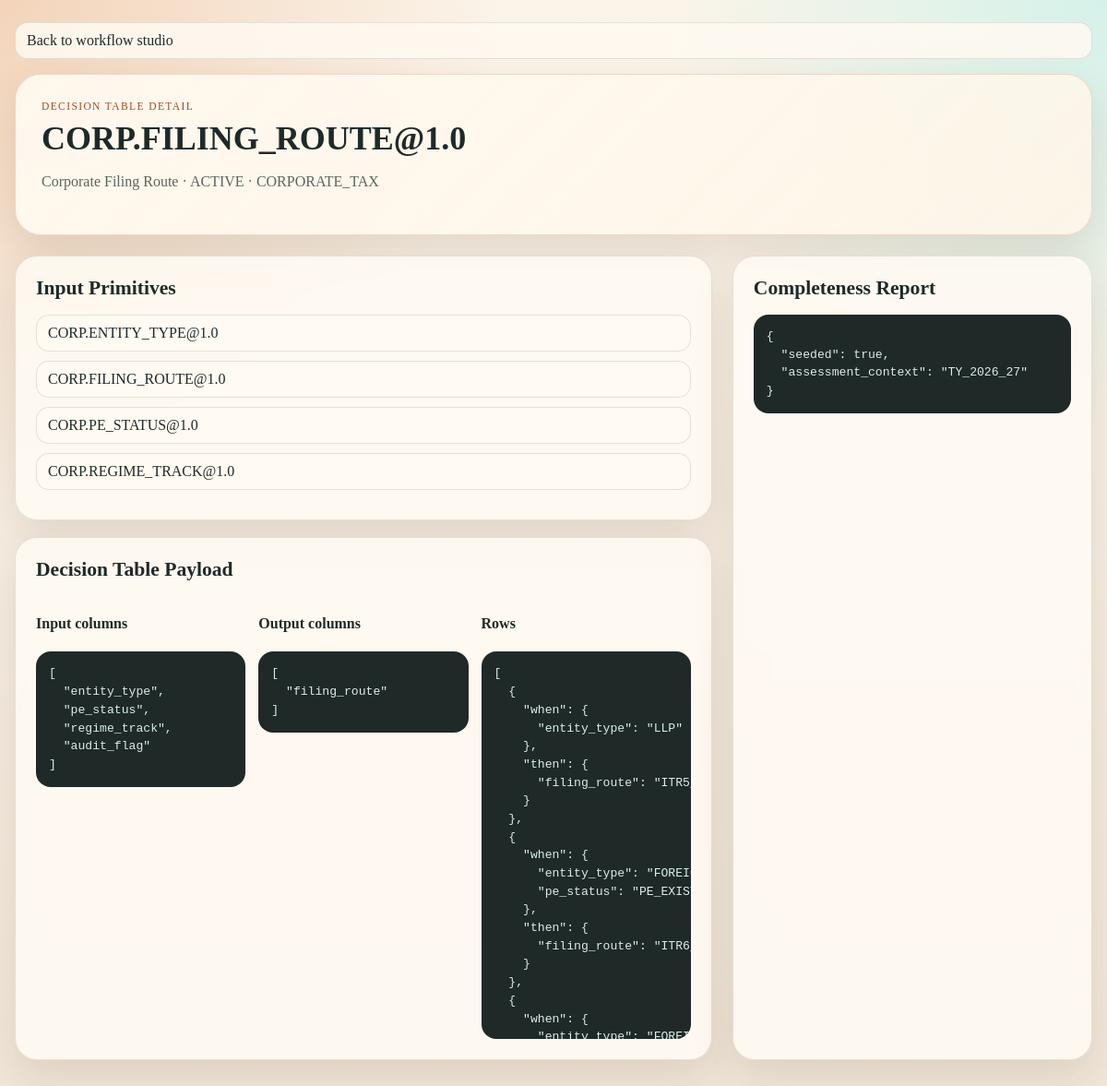
The app's page /workflow/decision-tables/7/ with its own data.
### core_rules/models.py (models this page shows, shortened)
class ProtectedLifecycleDeleteModel(models.Model):
    deletable_statuses: tuple[str, ...] = ()
    class Meta:
        abstract = True

class ImmutableApprovedModel(models.Model):
    immutable_statuses: tuple[str, ...] = ()
    class Meta:
        abstract = True

class TimestampedModel(models.Model):
    created_at = models.DateTimeField(auto_now_add=True)
    updated_at = models.DateTimeField(auto_now=True)
    class Meta:
        abstract = True

class DecisionTableVersion(ProtectedLifecycleDeleteModel, ImmutableApprovedModel, TimestampedModel):
    immutable_statuses = (StatusChoices.APPROVED, StatusChoices.ACTIVE, StatusChoices.SUPERSEDED)
    deletable_statuses = (StatusChoices.DRAFT,)
    decision_table = models.ForeignKey(
        DecisionTableDefinition,
        on_delete=models.PROTECT,
        related_name="versions",
    )
    version = models.CharField(max_length=32)
    status = models.CharField(
        max_length=20,
        choices=StatusChoices.choices,
        default=StatusChoices.DRAFT,
    )
    module_scope = models.CharField(max_length=32, choices=ScopeChoices.choices)
    input_primitives = models.ManyToManyField(
        PrimitiveVersion,
        related_name="decision_table_versions",
        blank=True,
    )
    input_columns = models.JSONField(default=list, blank=True)
    output_columns = models.JSONField(default=list, blank=True)
    rows = models.JSONField(default=list, blank=True)
    completeness_report = models.JSONField(default=dict, blank=True)
    approved_by = models.CharField(max_length=255, blank=True)
    approved_at = models.DateTimeField(null=True, blank=True)
    class Meta:
        ordering = ["decision_table__code", "-created_at"]
        unique_together = [("decision_table", "version")]
    def __str__(self) -> str:
        return f"{self.decision_table.code}@{self.version}"

class DecisionTableDefinition(TimestampedModel):
    code = models.CharField(max_length=100, unique=True)
    name = models.CharField(max_length=255)
    scope = models.CharField(max_length=32, choices=ScopeChoices.choices)
    description = models.TextField(blank=True)
    class Meta:
        ordering = ["code"]

class PrimitiveVersion(ProtectedLifecycleDeleteModel, ImmutableApprovedModel, TimestampedModel):
    immutable_statuses = (StatusChoices.APPROVED, StatusChoices.ACTIVE, StatusChoices.SUPERSEDED)
    deletable_statuses = (StatusChoices.DRAFT,)
    primitive = models.ForeignKey(
        PrimitiveDefinition,
        on_delete=models.PROTECT,
        related_name="versions",
    )
    version = models.CharField(max_length=32)
    status = models.CharField(
        max_length=20,
        choices=StatusChoices.choices,
        default=StatusChoices.DRAFT,
    )
    rules = models.ManyToManyField(RuleVersion, related_name="primitive_versions", blank=True)
    input_schema = models.JSONField(default=dict, blank=True)
    output_schema = models.JSONField(default=dict, blank=True)
    completeness_report = models.JSONField(default=dict, blank=True)
    approved_by = models.CharField(max_length=255, blank=True)
    approved_at = models.DateTimeField(null=True, blank=True)
    class Meta:
        ordering = ["primitive__code", "-created_at"]
        unique_together = [("primitive", "version")]
    def __str__(self) -> str:
        return f"{self.primitive.code}@{self.version}"

class PrimitiveDefinition(TimestampedModel):
    code = models.CharField(max_length=100, unique=True)
    name = models.CharField(max_length=255)
    module_scope = models.CharField(max_length=32, choices=ScopeChoices.choices)
    question = models.TextField()
    description = models.TextField(blank=True)
    class Meta:
        ordering = ["code"]

### core_rules/ui_views.py (the view)
class DecisionTableVersionDetailView(View):
    template_name = "workflow/decision_table_detail.html"
    def get(self, request: HttpRequest, pk: int) -> HttpResponse:
        decision_table_version = (
            DecisionTableVersion.objects.select_related("decision_table")
            .prefetch_related("input_primitives__primitive")
            .get(pk=pk)
        )
        return render(
            request,
            self.template_name,
            {
                "artifact": decision_table_version,
                "primitive_version_options": PrimitiveVersion.objects.select_related("primitive").order_by(
                    "primitive__code",
                    "-id",
                ),
                "input_columns_pretty": json.dumps(decision_table_version.input_columns, indent=2),
                "output_columns_pretty": json.dumps(decision_table_version.output_columns, indent=2),
                "rows_pretty": json.dumps(decision_table_version.rows, indent=2),
                "completeness_pretty": json.dumps(
                    decision_table_version.completeness_report,
                    indent=2,
                ),
            },
        )

### templates/workflow/decision_table_detail.html (shortened to what this page needs)
{% load static %}
<!DOCTYPE html>
<html lang="en">
<head>
    <link rel="stylesheet" href="{% static 'core_rules/workflow.css' %}">
</head>
<body>
    <div class="page-shell">
        <p><a class="record-link" href="{% url 'workflow-dashboard' %}">Back to workflow studio</a></p>
        <header class="hero">
            <div class="hero-copy">
                <p class="eyebrow">Decision table detail</p>
                <h1>{{ artifact }}</h1>
                <p class="hero-text">{{ artifact.decision_table.name }} · {{ artifact.status }} · {{ artifact.module_scope }}</p>
            </div>
        </header>
        <main class="dashboard-grid">
            <section class="main-column">
                <article class="panel">
                    <h3>Input Primitives</h3>
                    {% for item in artifact.input_primitives.all %}
                        <a class="record-link" href="{% url 'primitive-version-detail' item.id %}">{{ item }}</a>
                    {% empty %}
                        <p>No input primitives linked.</p>
                    {% endfor %}
                </article>
                <article class="panel">
                    <h3>Decision Table Payload</h3>
                    <div class="form-grid three-up">
                        <div><h4>Input columns</h4><pre class="result-box">{{ input_columns_pretty }}</pre></div>
                        <div><h4>Output columns</h4><pre class="result-box">{{ output_columns_pretty }}</pre></div>
                        <div><h4>Rows</h4><pre class="result-box">{{ rows_pretty }}</pre></div>
                    </div>
                </article>
            </section>
            <aside class="side-column">
                <article class="panel">
                    <h3>Completeness Report</h3>
                    <pre class="result-box">{{ completeness_pretty }}</pre>
                </article>
            </aside>
        </main>
    </div>
</body>
</html>

### core_rules/static/core_rules/workflow.css (style rules this page uses)
:root { --bg: #f5efe4; --paper: rgba(255, 251, 244, 0.86); --paper-strong: #fffaf1; --ink: #1f2a28; --muted: #5b655e; --accent: #a44a1f; --accent-deep: #7d3413; --accent-soft: #efc3a1; --signal: #0f766e; --signal-soft: #c6f1ea; --blocked: #b42318; --blocked-soft: #fdd9d3; --line: rgba(38, 46, 43, 0.12); --shadow: 0 18px 44px rgba(74, 48, 27, 0.12); }
* { box-sizing: border-box; }
body { margin: 0; min-height: 100vh; font-family: Georgia, "Times New Roman", serif; color: var(--ink); background: radial-gradient(circle at top left, rgba(239, 195, 161, 0.65), transparent 32%), radial-gradient(circle at top right, rgba(198, 241, 234, 0.72), transparent 28%), linear-gradient(180deg, #fbf4e9 0%, #f1e6d8 100%); }
.page-shell { width: min(1480px, calc(100% - 32px)); margin: 24px auto 40px; }
.hero { display: grid; grid-template-columns: 1.7fr 1fr; gap: 24px; padding: 28px; border: 1px solid rgba(164, 74, 31, 0.18); border-radius: 28px; background: linear-gradient(135deg, rgba(255, 250, 241, 0.92), rgba(255, 245, 232, 0.86)); box-shadow: var(--shadow); }
.eyebrow { margin: 0 0 12px; text-transform: uppercase; letter-spacing: 0.12em; font-size: 0.72rem; color: var(--accent); }
.hero h1, .section-heading h2, .panel h3, .todo-block h4, .recent-group h4 { font-family: "Palatino Linotype", "Book Antiqua", Palatino, serif; }
.hero h1 { margin: 0; font-size: clamp(2rem, 3vw, 3.7rem); line-height: 0.96; max-width: 12ch; }
.hero-text { max-width: 66ch; color: var(--muted); font-size: 1rem; line-height: 1.65; }
.metric-card, .status-banner, .panel, .message { border: 1px solid var(--line); background: var(--paper); backdrop-filter: blur(10px); }
.dashboard-grid { display: grid; grid-template-columns: minmax(0, 1.55fr) minmax(320px, 0.8fr); gap: 22px; margin-top: 22px; }
.main-column, .side-column, .panel-cluster { display: grid; gap: 18px; }
.panel { border-radius: 24px; padding: 22px; box-shadow: var(--shadow); }
.panel h3 { margin: 0 0 16px; font-size: 1.35rem; }
.form-grid { display: grid; gap: 14px; }
.three-up { grid-template-columns: repeat(3, minmax(0, 1fr)); }
.result-box { overflow: auto; max-height: 420px; margin: 0; padding: 14px; border-radius: 16px; background: #1f2927; color: #d8efe7; font-size: 0.82rem; line-height: 1.5; }
.record-link { display: block; margin-bottom: 10px; padding: 10px 12px; border-radius: 14px; color: var(--ink); text-decoration: none; background: rgba(255, 250, 241, 0.86); border: 1px solid rgba(38, 46, 43, 0.12); }

### records on screen
DecisionTableVersion: decision_table+version "CORP.FILING_ROUTE@1.0", decision_table.name "Corporate Filing Route", status "ACTIVE", module_scope "CORPORATE_TAX"
PrimitiveVersion: primitive+version "CORP.ENTITY_TYPE@1.0"
PrimitiveVersion: primitive+version "CORP.FILING_ROUTE@1.0"
PrimitiveVersion: primitive+version "CORP.PE_STATUS@1.0"
PrimitiveVersion: primitive+version "CORP.REGIME_TRACK@1.0"

### other values on screen
{{ input_columns_pretty }} "[ \"entity_type\", \"pe_status\", \"regime_track\", \"audit_flag\" ]"
{{ output_columns_pretty }} "[ \"filing_route\" ]"
{{ completeness_pretty }} "{ \"seeded\": true, \"assessment_context\": \"TY_2026_27\" }"
